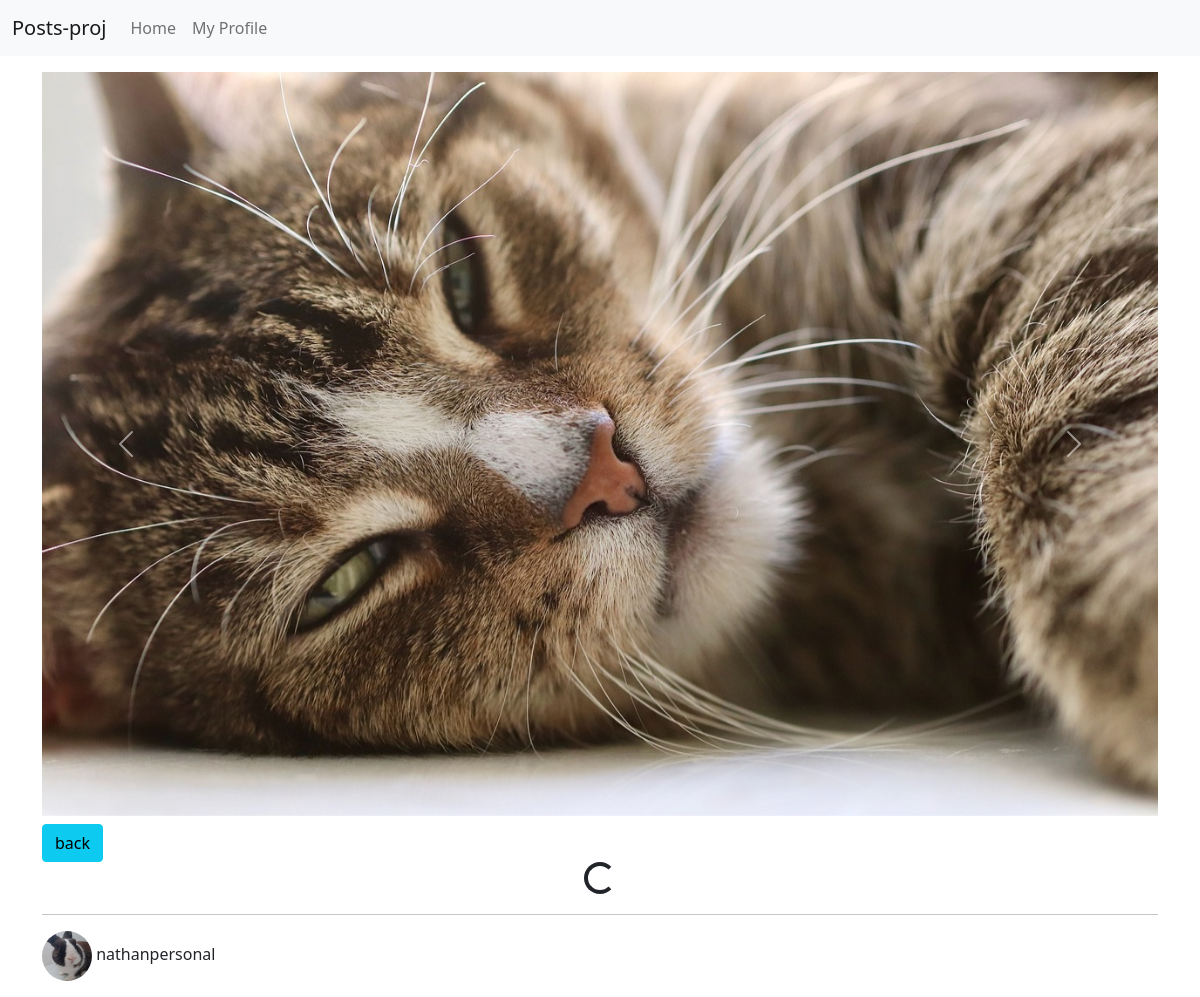
Screenshot of /38/ (signed in) with the database file from the repository.
### posts/models.py (models this page shows, shortened)
class Photo(models.Model):
    post = models.ForeignKey(Post, on_delete=models.CASCADE)
    image = models.ImageField(upload_to="photos")
    created = models.DateTimeField(auto_now_add=True)

class Post(models.Model):
    title = models.CharField(max_length=200)
    body = models.TextField()
    liked = models.ManyToManyField(User, blank=True)
    author = models.ForeignKey(Profile, on_delete=models.CASCADE)
    updated = models.DateTimeField(auto_now=True)
    created = models.DateTimeField(auto_now_add=True)
    def get_photos(self):
        return self.photo_set.all()
    class Meta:
        ordering = ("-created",)

### profiles/models.py (models this page shows, shortened)
class Profile(models.Model):
    user = models.OneToOneField(User, on_delete=models.CASCADE)
    bio = models.TextField(blank=True)
    avatar = models.ImageField(default='avatar.png', upload_to='avatars')
    updated = models.DateTimeField(auto_now=True)
    created = models.DateTimeField(auto_now_add=True)

### posts/views.py (the view)
# urls.py: path('<pk>/', post_detail, name='post-detail'),
@login_required
def post_detail(request, pk):
    obj = Post.objects.get(pk=pk)
    form = PostForm()
    context = {
        'obj': obj,
        'form': form,
    }
    return render(request, 'posts/detail.html', context)

### posts/templates/posts/detail.html (shortened to what this page needs)
{% extends "base.html" %}
{% load static %}
{% load crispy_forms_tags %}
{% block content %}
{% if obj.get_photos %}
    <div id="carouselExampleAutoplaying" class="carousel slide mb-2" data-bs-ride="carousel">
        <div class="carousel-inner">
            {% for p in obj.get_photos %}
                <div class="carousel-item {% if forloop.counter == 1%}active{% endif %}">
                    <img src="{{p.image.url}}" class="d-block w-100" alt="photo {{obj.pk}}">
                </div>
            {% endfor %}
        </div>
        <button class="carousel-control-prev" type="button" data-bs-target="#carouselExampleAutoplaying" data-bs-slide="prev">
            <span class="carousel-control-prev-icon" aria-hidden="true"></span>
        </button>
        <button class="carousel-control-next" type="button" data-bs-target="#carouselExampleAutoplaying" data-bs-slide="next">
            <span class="carousel-control-next-icon" aria-hidden="true"></span>
        </button>
    </div>
{% else %}
    <div class="mt-2 mb-2">No photos to show</div>
{% endif %}
<a href="{% url 'posts:main-board' %}" id="back-btn" class="btn btn-info">back</a>
<div id="spinner-box" class="text-center">
    <div class="spinner-border" role="status"></div>
</div>
<hr>
<div>
    <img id="post-avatar" src="{{obj.author.avatar.url}}" alt="Avatar" class="avatar" onclick="location.href = '/profiles/{{obj.author.pk}}'">
    <span>{{obj.author.user}}</span>
</div>
{% endblock content %}

### static/style.css (style rules this page uses)
.avatar { vertical-align: middle; width: 50px; height: 50px; border-radius: 50%; }

### rows the page displays
Photo: image (picture)
Post: author.avatar (picture), author.user "nathanpersonal"
